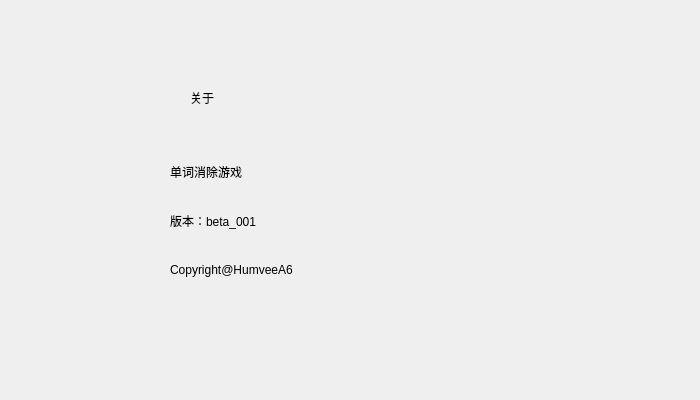
<?xml version="1.0" encoding="UTF-8"?>
<ui version="4.0">
 <class>About</class>
 <widget class="QWidget" name="About">
  <property name="geometry">
   <rect>
    <x>0</x>
    <y>0</y>
    <width>700</width>
    <height>400</height>
   </rect>
  </property>
  <property name="minimumSize">
   <size>
    <width>700</width>
    <height>400</height>
   </size>
  </property>
  <property name="maximumSize">
   <size>
    <width>700</width>
    <height>400</height>
   </size>
  </property>
  <property name="windowTitle">
   <string>Form</string>
  </property>
  <widget class="QWidget" name="widget" native="true">
   <property name="geometry">
    <rect>
     <x>170</x>
     <y>150</y>
     <width>331</width>
     <height>141</height>
    </rect>
   </property>
   <layout class="QVBoxLayout" name="verticalLayout">
    <item>
     <widget class="QLabel" name="label">
      <property name="text">
       <string>单词消除游戏</string>
      </property>
     </widget>
    </item>
    <item>
     <widget class="QLabel" name="label_2">
      <property name="text">
       <string>版本：beta_001</string>
      </property>
     </widget>
    </item>
    <item>
     <widget class="QLabel" name="label_3">
      <property name="text">
       <string>Copyright@HumveeA6</string>
      </property>
     </widget>
    </item>
   </layout>
  </widget>
  <widget class="QLabel" name="label_4">
   <property name="geometry">
    <rect>
     <x>190</x>
     <y>90</y>
     <width>59</width>
     <height>16</height>
    </rect>
   </property>
   <property name="text">
    <string>关于</string>
   </property>
  </widget>
 </widget>
 <resources/>
 <connections/>
</ui>
